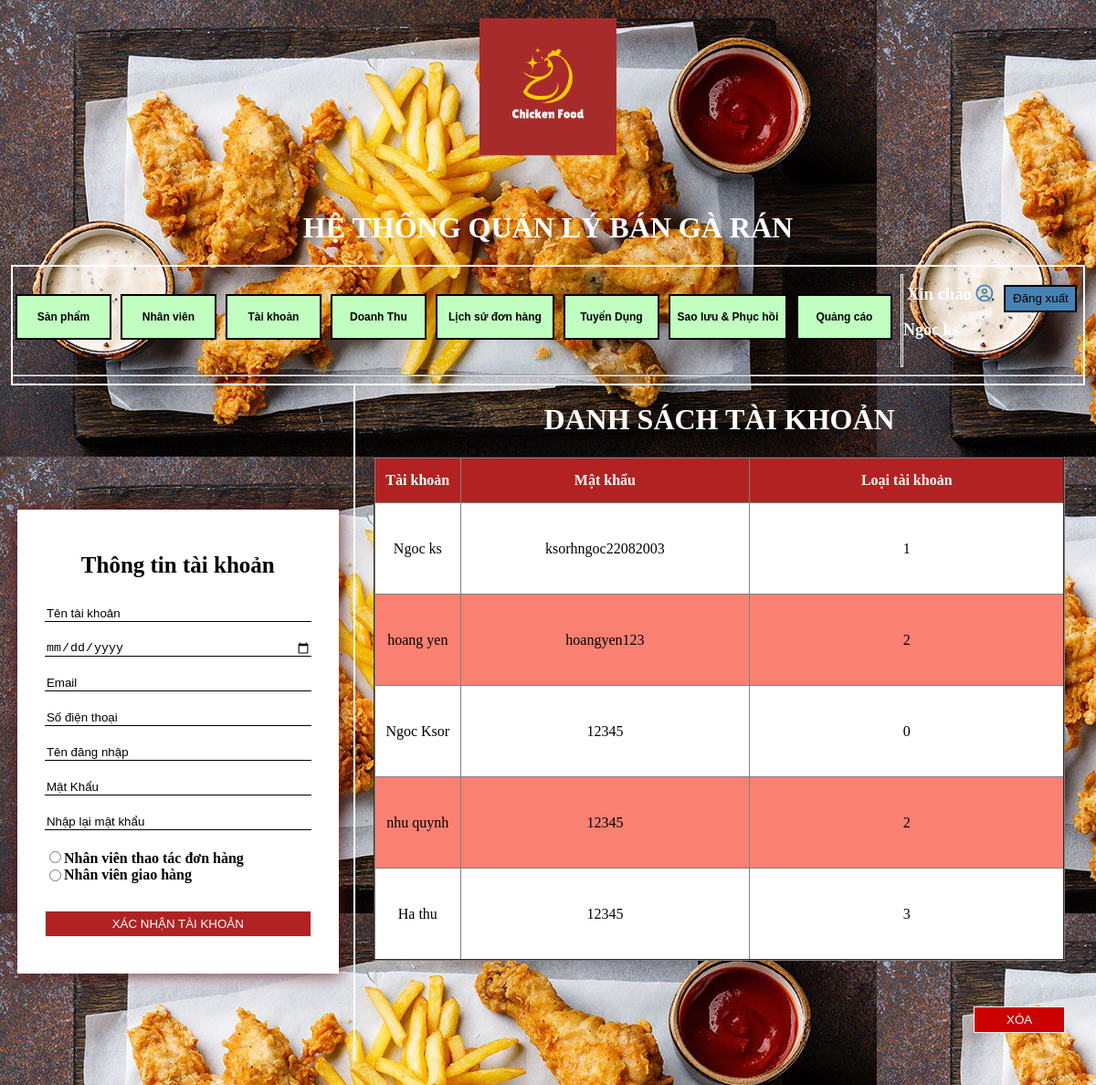
/NguoiQuanLy/QuanLyTaiKhoan.php (signed in), run on the app's committed database.
### tables this page shows
CREATE TABLE `dangky` (
  `id` int(11) NOT NULL,
  `hoten` varchar(255) NOT NULL,
  `ngaysinh` date NOT NULL,
  `email` varchar(255) NOT NULL,
  `sodt` varchar(12) NOT NULL,
  `tk` varchar(255) NOT NULL,
  `mk` varchar(255) NOT NULL,
  `diachi` varchar(255) NOT NULL,
  `LoaiTK` int(5) NOT NULL
);

### NguoiQuanLy/taiKhoan.php (the view, shortened to what this page needs)
<head>
</head>
<?php
    include('../connect.php');
    $sql="SELECT *FROM dangky";
	$run=$conn->query($sql);
    if(($run->num_rows) < 1 ){ ?>
        <center><h1 style="color: white"><b> Không có tài khoản nào cả!</b></h1></center>
    <?php
    }
    else {
?>
<form action="" method="post">
<center><h1 style="color: white"><b> DANH SÁCH TÀI KHOẢN</b></h1></center>
<center><table width="95%" border="2" style="border-collapse: collapse; margin: 20px; background: white;">
  <tr align="center" style="height: 50px; background: #B22222; COLOR: WHITE" >
	<td width="100px"><div align="center"><b>Tài khoản</b></div></td>
   	<td width="350px"><div align="center"><b>Mật khẩu</b></div></td>
	<td width="400px"><div align="center"><b>Loại tài khoản</b></div></td>
  </tr>
  <?php
	while($row=$run->fetch_array()){
  ?>
  <tr align="center" height="100px" onclick="location.href='index.php?action=taiKhoan&thongTin=thongTinTaiKhoan&ma=<?php echo $row['id']  ?>'; ">
   	<td><?php echo $row['tk']  ?></td>
    <td><?php echo $row['mk']  ?></td>
    <td><?php echo $row['LoaiTK']  ?></td>
   	<?php } ?>
  </tr>
    </table>
    <button type="submit" name="XoaTK" value="" class="form-submit">Xóa</button>
</form>
<?php } ?>

### NguoiQuanLy/taiKhoan.php (style rules this page uses)
table tr:nth-child(odd) { background-color:#FA8072; }
.form-submit { background: #CC0000 ; border: 1px solid #f5f5f5; color: #fff; width: 100px; text-transform: uppercase; padding: 6px 10px; transition: 0.25s ease-in-out; float: right; margin: 30px 20px; }

### data on the page
dangky: $row['id'] 10 (drawn), tk "Ngoc ks", mk "ksorhngoc22082003", LoaiTK "1"
dangky: tk "hoang yen", mk "hoangyen123", LoaiTK "2"
dangky: tk "Ngoc Ksor", mk "12345", LoaiTK "0"
dangky: tk "nhu quynh", mk "12345", LoaiTK "2"
dangky: tk "Ha thu", mk "12345", LoaiTK "3"

### other printed values
$ten "Ngoc ks"
